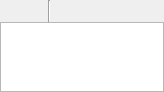
<?xml version="1.0" encoding="UTF-8"?>
<ui version="4.0">
 <class>DatasetWidget</class>
 <widget class="QWidget" name="DatasetWidget">
  <property name="geometry">
   <rect>
    <x>0</x>
    <y>0</y>
    <width>164</width>
    <height>86</height>
   </rect>
  </property>
  <property name="sizePolicy">
   <sizepolicy hsizetype="Preferred" vsizetype="Expanding">
    <horstretch>0</horstretch>
    <verstretch>0</verstretch>
   </sizepolicy>
  </property>
  <property name="windowTitle">
   <string>Form</string>
  </property>
  <layout class="QVBoxLayout" name="verticalLayout">
   <property name="spacing">
    <number>0</number>
   </property>
   <property name="margin">
    <number>0</number>
   </property>
   <item>
    <layout class="QHBoxLayout" name="horizontalLayout">
     <item>
      <widget class="QToolButton" name="addFileButton">
       <property name="minimumSize">
        <size>
         <width>22</width>
         <height>22</height>
        </size>
       </property>
       <property name="toolTip">
        <string>Add file(s)</string>
       </property>
       <property name="autoFillBackground">
        <bool>true</bool>
       </property>
       <property name="text">
        <string/>
       </property>
       <property name="autoRaise">
        <bool>true</bool>
       </property>
      </widget>
     </item>
     <item>
      <widget class="QToolButton" name="addDirButton">
       <property name="minimumSize">
        <size>
         <width>22</width>
         <height>22</height>
        </size>
       </property>
       <property name="toolTip">
        <string>Add directory</string>
       </property>
       <property name="autoFillBackground">
        <bool>true</bool>
       </property>
       <property name="text">
        <string/>
       </property>
       <property name="autoRaise">
        <bool>true</bool>
       </property>
      </widget>
     </item>
     <item>
      <widget class="Line" name="line">
       <property name="orientation">
        <enum>Qt::Vertical</enum>
       </property>
      </widget>
     </item>
     <item>
      <widget class="QToolButton" name="upButton">
       <property name="minimumSize">
        <size>
         <width>22</width>
         <height>22</height>
        </size>
       </property>
       <property name="cursor">
        <cursorShape>ArrowCursor</cursorShape>
       </property>
       <property name="toolTip">
        <string>Up url(s)</string>
       </property>
       <property name="autoFillBackground">
        <bool>true</bool>
       </property>
       <property name="text">
        <string/>
       </property>
       <property name="autoRaise">
        <bool>true</bool>
       </property>
       <property name="arrowType">
        <enum>Qt::NoArrow</enum>
       </property>
      </widget>
     </item>
     <item>
      <widget class="QToolButton" name="downButton">
       <property name="minimumSize">
        <size>
         <width>22</width>
         <height>22</height>
        </size>
       </property>
       <property name="toolTip">
        <string>Down url(s)</string>
       </property>
       <property name="autoFillBackground">
        <bool>true</bool>
       </property>
       <property name="text">
        <string/>
       </property>
       <property name="autoRaise">
        <bool>true</bool>
       </property>
       <property name="arrowType">
        <enum>Qt::NoArrow</enum>
       </property>
      </widget>
     </item>
     <item>
      <widget class="QToolButton" name="deleteButton">
       <property name="minimumSize">
        <size>
         <width>22</width>
         <height>22</height>
        </size>
       </property>
       <property name="toolTip">
        <string>Delete urls(s)</string>
       </property>
       <property name="autoFillBackground">
        <bool>true</bool>
       </property>
       <property name="text">
        <string/>
       </property>
       <property name="checkable">
        <bool>false</bool>
       </property>
       <property name="autoRaise">
        <bool>true</bool>
       </property>
      </widget>
     </item>
     <item>
      <spacer name="horizontalSpacer">
       <property name="orientation">
        <enum>Qt::Horizontal</enum>
       </property>
       <property name="sizeHint" stdset="0">
        <size>
         <width>0</width>
         <height>20</height>
        </size>
       </property>
      </spacer>
     </item>
    </layout>
   </item>
   <item>
    <widget class="QListWidget" name="itemsArea">
     <property name="selectionMode">
      <enum>QAbstractItemView::ExtendedSelection</enum>
     </property>
     <property name="selectionBehavior">
      <enum>QAbstractItemView::SelectRows</enum>
     </property>
    </widget>
   </item>
  </layout>
 </widget>
 <tabstops>
  <tabstop>itemsArea</tabstop>
  <tabstop>addFileButton</tabstop>
  <tabstop>addDirButton</tabstop>
  <tabstop>upButton</tabstop>
  <tabstop>downButton</tabstop>
  <tabstop>deleteButton</tabstop>
 </tabstops>
 <resources/>
 <connections/>
</ui>
